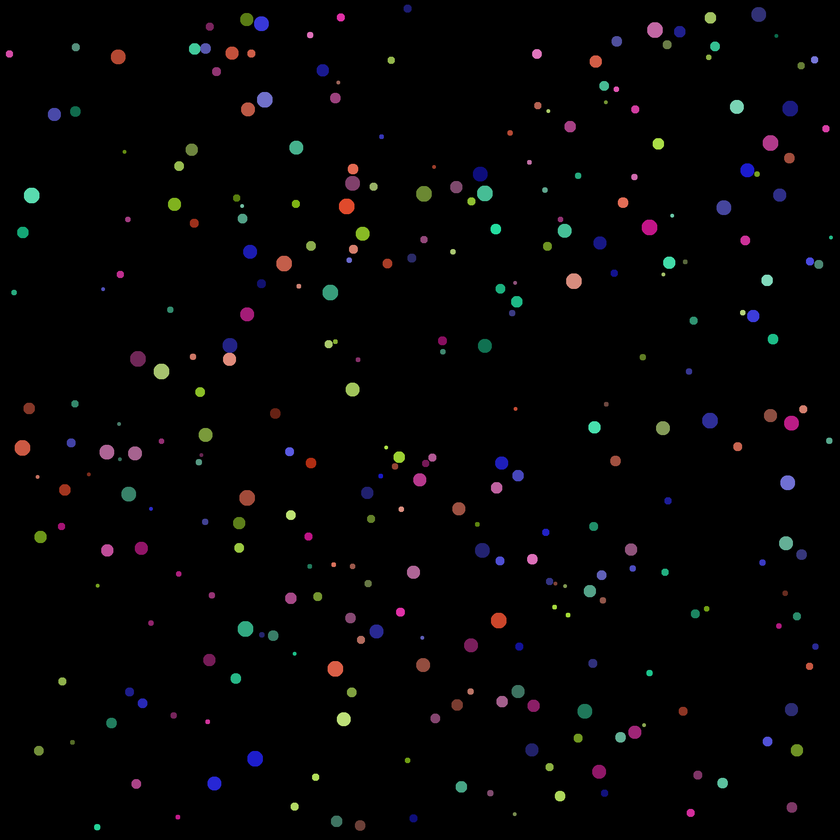
#> input picture practice/colors/balls.png, 840 x 840 px, shrunk from 2000 x 2000 before the run, found by its file name
$ python colors.py
#> lines starting #> are read from the running program, lines starting #| are printed output that depends on the picture
import numpy as np
import matplotlib.pyplot as plt
from numpy.core.fromnumeric import mean
from numpy.lib.arraysetops import unique
from skimage import color

img = plt.imread('practice/colors/balls.png')
#> img is the input picture: shape (840, 840, 3) float32; mean R, G, B 0.0163, 0.0144, 0.0162

img = color.rgb2hsv(img)
#> img: shape (840, 840, 3) float32; mean of channels 0, 1, 2 0.0266, 0.039, 0.0238


def get_colors(hsv_img):
    unique_vals = np.unique(hsv_img[:,:,0])
#> unique_vals = 1956 values from 0 to 0.996

    colors = []
    dist = 0
    start_idx = 0

    epsilon = np.diff(unique_vals).mean()
#> epsilon = 0.00051

    for i in range(1, unique_vals.shape[0]):
        d = abs(unique_vals[i] - unique_vals[i - 1])
        if abs(dist - d) > epsilon:
            dist = 0
            colors.append(unique_vals[start_idx:i].mean())
            start_idx = i
#> this loop made 1955 passes
#> d on passes 1 to 12: 0.0139, 4.66e-09, 0.00278, 1.86e-09, 0.000877, 0.000975, 1.86e-09, 1.86e-09, 3.73e-09, 0.00109, 3.73e-09, 0.00123
#> after the loop, colors = 119 values from 0 to 0.958; dist = 0; start_idx = 1955

    colors.append(unique_vals[start_idx:].mean())
    return colors

print(f"Colors: {get_colors(img)}")
#> (printed output is left out)

plt.figure()
plt.subplot(121)
plt.imshow(img)
plt.subplot(122)
plt.plot(np.unique(img[:, :, 0]), 'o')
plt.show()
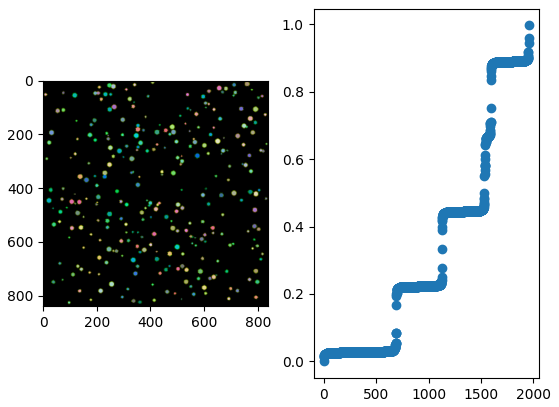
#> figure drawn by matplotlib, 2 panels; panel 2: curve peaks at x = 1955, y = 0.996
